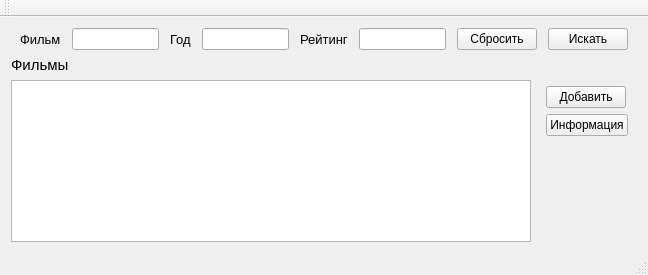
<?xml version="1.0" encoding="UTF-8"?>
<ui version="4.0">
 <class>MainWindow</class>
 <widget class="QMainWindow" name="MainWindow">
  <property name="geometry">
   <rect>
    <x>0</x>
    <y>0</y>
    <width>648</width>
    <height>275</height>
   </rect>
  </property>
  <property name="sizePolicy">
   <sizepolicy hsizetype="Preferred" vsizetype="Preferred">
    <horstretch>0</horstretch>
    <verstretch>0</verstretch>
   </sizepolicy>
  </property>
  <property name="windowTitle">
   <string>Справочник-каталог фильмов </string>
  </property>
  <widget class="QWidget" name="centralWidget">
   <layout class="QVBoxLayout" name="verticalLayout_2">
    <item>
     <layout class="QHBoxLayout" name="horizontalLayout_3">
      <property name="spacing">
       <number>11</number>
      </property>
      <property name="leftMargin">
       <number>9</number>
      </property>
      <property name="rightMargin">
       <number>9</number>
      </property>
      <item>
       <widget class="QLabel" name="label_2">
        <property name="font">
         <font>
          <pointsize>10</pointsize>
         </font>
        </property>
        <property name="text">
         <string>Фильм</string>
        </property>
       </widget>
      </item>
      <item>
       <widget class="QLineEdit" name="filmLineEdit"/>
      </item>
      <item>
       <widget class="QLabel" name="label_3">
        <property name="font">
         <font>
          <pointsize>10</pointsize>
         </font>
        </property>
        <property name="text">
         <string>Год</string>
        </property>
       </widget>
      </item>
      <item>
       <widget class="QLineEdit" name="yearLineEdit"/>
      </item>
      <item>
       <widget class="QLabel" name="label_4">
        <property name="font">
         <font>
          <pointsize>10</pointsize>
         </font>
        </property>
        <property name="text">
         <string>Рейтинг</string>
        </property>
       </widget>
      </item>
      <item>
       <widget class="QLineEdit" name="raitingLineEdit"/>
      </item>
      <item>
       <widget class="QPushButton" name="resetButton">
        <property name="text">
         <string>Сбросить</string>
        </property>
       </widget>
      </item>
      <item>
       <widget class="QPushButton" name="findButton">
        <property name="text">
         <string>Искать</string>
        </property>
       </widget>
      </item>
     </layout>
    </item>
    <item>
     <widget class="QLabel" name="label">
      <property name="font">
       <font>
        <pointsize>11</pointsize>
       </font>
      </property>
      <property name="text">
       <string>Фильмы</string>
      </property>
     </widget>
    </item>
    <item>
     <layout class="QHBoxLayout" name="horizontalLayout">
      <item>
       <widget class="QTableView" name="tableView">
        <property name="sizePolicy">
         <sizepolicy hsizetype="Expanding" vsizetype="Expanding">
          <horstretch>10</horstretch>
          <verstretch>10</verstretch>
         </sizepolicy>
        </property>
        <property name="toolTipDuration">
         <number>-1</number>
        </property>
        <property name="autoFillBackground">
         <bool>true</bool>
        </property>
        <property name="sortingEnabled">
         <bool>true</bool>
        </property>
        <attribute name="horizontalHeaderCascadingSectionResizes">
         <bool>true</bool>
        </attribute>
       </widget>
      </item>
      <item>
       <layout class="QVBoxLayout" name="verticalLayout">
        <property name="spacing">
         <number>0</number>
        </property>
        <property name="sizeConstraint">
         <enum>QLayout::SetFixedSize</enum>
        </property>
        <property name="leftMargin">
         <number>9</number>
        </property>
        <property name="rightMargin">
         <number>9</number>
        </property>
        <property name="bottomMargin">
         <number>100</number>
        </property>
        <item>
         <widget class="QPushButton" name="addButton">
          <property name="sizePolicy">
           <sizepolicy hsizetype="Fixed" vsizetype="Fixed">
            <horstretch>0</horstretch>
            <verstretch>0</verstretch>
           </sizepolicy>
          </property>
          <property name="text">
           <string>Добавить</string>
          </property>
         </widget>
        </item>
        <item>
         <widget class="QPushButton" name="infoButton">
          <property name="sizePolicy">
           <sizepolicy hsizetype="Fixed" vsizetype="Fixed">
            <horstretch>0</horstretch>
            <verstretch>0</verstretch>
           </sizepolicy>
          </property>
          <property name="text">
           <string>Информация</string>
          </property>
         </widget>
        </item>
       </layout>
      </item>
     </layout>
    </item>
   </layout>
  </widget>
  <widget class="QMenuBar" name="menuBar">
   <property name="geometry">
    <rect>
     <x>0</x>
     <y>0</y>
     <width>648</width>
     <height>21</height>
    </rect>
   </property>
  </widget>
  <widget class="QToolBar" name="mainToolBar">
   <attribute name="toolBarArea">
    <enum>TopToolBarArea</enum>
   </attribute>
   <attribute name="toolBarBreak">
    <bool>false</bool>
   </attribute>
  </widget>
  <widget class="QStatusBar" name="statusBar"/>
 </widget>
 <layoutdefault spacing="6" margin="11"/>
 <resources/>
 <connections/>
</ui>
